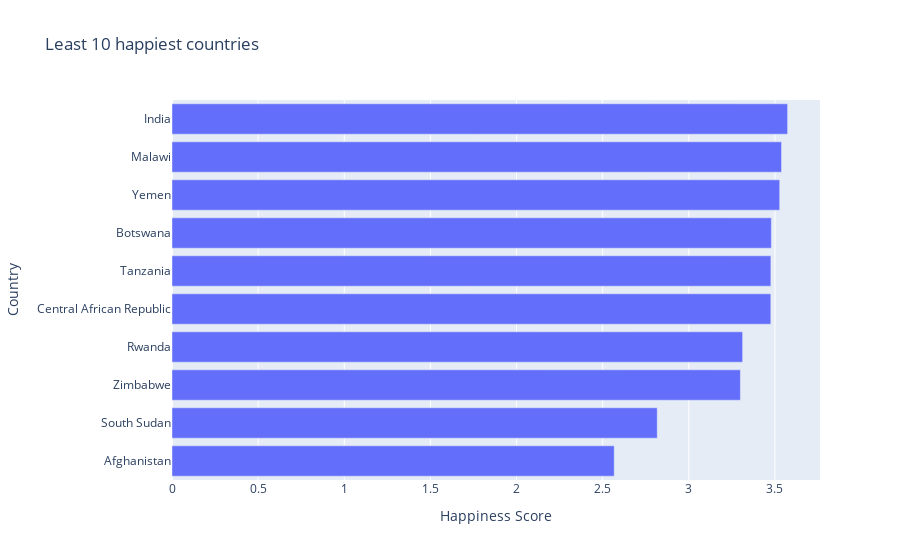

The cell this chart's notebook holds for it:
### Markdown cell above
## Least 10 Countries by Overall Happiness Score

### Code cell
df_top20 = df_2020[-10:].sort_values('Happiness Score', ascending = True)
px.bar(df_top20, x='Happiness Score', y='Country',orientation='h',title="Least 10 happiest countries")

### Figure 1 — Plotly figure (JSON) as saved in the notebook; plotly's stock layout.template omitted (floating-point values rounded to 4 significant figures)
{"data": [{"alignmentgroup": "True", "hovertemplate": "Happiness Score=%{x}<br>Country=%{y}<extra></extra>", "legendgroup": "", "marker": {"color": "#636efa"}, "name": "", "offsetgroup": "", "orientation": "h", "showlegend": false, "textposition": "auto", "type": "bar", "x": [2.567, 2.817, 3.299, 3.312, 3.476, 3.476, 3.479, 3.527, 3.538, 3.573], "xaxis": "x", "y": ["Afghanistan", "South Sudan", "Zimbabwe", "Rwanda", "Central African Republic", "Tanzania", "Botswana", "Yemen", "Malawi", "India"], "yaxis": "y"}], "layout": {"barmode": "relative", "legend": {"tracegroupgap": 0}, "title": {"text": "Least 10 happiest countries"}, "xaxis": {"anchor": "y", "domain": [0, 1], "title": {"text": "Happiness Score"}}, "yaxis": {"anchor": "x", "domain": [0, 1], "title": {"text": "Country"}}}}
